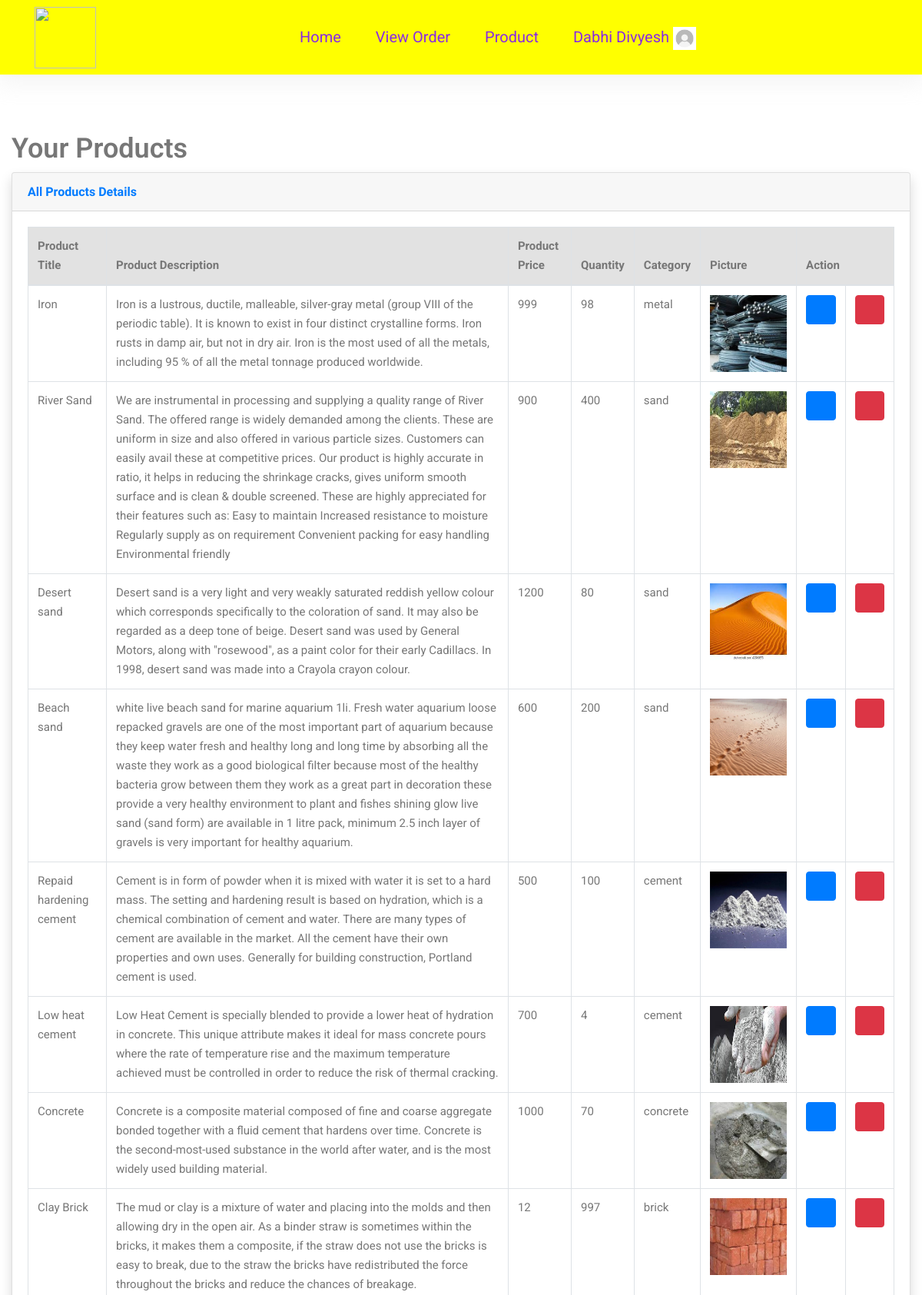
The page /seller-product/ (signed in, upper part) on the database its author committed.
### myapp/models.py (models this page shows, shortened)
class User(models.Model):
    username = models.CharField(max_length=50)
    email = models.EmailField(unique=True)
    address = models.TextField()
    mobile = models.CharField(max_length=50)
    role = models.CharField(max_length=50)
    password = models.CharField(max_length=50)
    pic = models.FileField(upload_to='profile',default='download.jpg')

class Product(models.Model):
    uid = models.ForeignKey(User,on_delete=models.CASCADE)
    name = models.CharField(max_length=100)
    des = models.TextField(null=True,blank=True)
    price = models.CharField(max_length=10)
    quantity = models.IntegerField()
    category = models.CharField(max_length=20)
    pic = models.FileField(upload_to='Products',null=True,blank=True)

### myapp/views.py (the view)
# urls.py: path('seller-product/',views.seller_product,name='seller-product'),
def seller_product(request):
    uid = User.objects.get(email=request.session['email'])
    products = Product.objects.filter(uid=uid)
    return render(request,'seller-product.html',{'uid':uid,'products':products})

### myapp/templates/seller-product.html (shortened to what this page needs)
{% extends 'header.html' %}
{% load static %}
{% block content %}
<div class="container-fluid">
    <br><br><br>
    <h1 class="h3 mb-2 text-gray-800">Your Products</h1>
    <div class="card shadow mb-4">
        <div class="card-header py-3">
            <h6 class="m-0 font-weight-bold text-primary">All Products Details</h6>
        </div>
        <div class="card-body">
            <div class="table-responsive">
                <table class="table table-bordered" id="dataTable" width="100%" cellspacing="0">
                    <thead>
                        <tr style="background-color: rgb(226, 226, 226); ">
                            <th>Product Title</th>
                            <th>Product Description</th>
                            <th>Product Price</th>
                            <th>Quantity</th>
                            <th>Category</th>
                            <th>Picture</th>
                            <th colspan="2">Action</th>
                        </tr>
                    </thead>
                    <tbody>
                        {% for pro in products %}
                       <tr>
                           <td>{{pro.name}}</td>
                           <td>{{pro.des}}</td>
                           <td>{{pro.price}}</td>
                           <td>{{pro.quantity}}</td>
                           <td>{{pro.category}}</td>
                           {% if pro.pic %}
                           <td>
                               <img src="{{pro.pic.url}}" alt="" width="100px" height="100px">
                           </td>
                           {% else %}
                           <td>No image</td>
                           {% endif %}
                           <td><a href="{% url 'edit-product' pro.id %}" rel="noopener noreferrer"><button class="btn btn-primary"><i class="fa fa-edit"></i></button></a></td>
                           <td><a href="{% url 'delete-product' pro.id %}"><button class="btn btn-danger"><i class="fa fa-trash"></i></button></a>  </td>
                       </tr>
                       {% endfor %}
                    </tbody>
                </table>
            </div>
        </div>
    </div>
</div>
{% endblock %}

### myapp/templates/header.html (shortened to what this page needs)
{% load static %}
<!DOCTYPE html>
<html lang="en">
<head>
  <link rel="stylesheet" href="{% static 'vendors/bootstrap/bootstrap.min.css' %}">
  <link rel="stylesheet" href="{% static 'vendors/fontawesome/css/all.min.css' %}">
	<link rel="stylesheet" href="{% static 'vendors/themify-icons/themify-icons.css' %}">
  <link rel="stylesheet" href="{% static 'vendors/nice-select/nice-select.css' %}">
  <link rel="stylesheet" href="{% static 'vendors/owl-carousel/owl.theme.default.min.css' %}">
  <link rel="stylesheet" href="{% static 'vendors/owl-carousel/owl.carousel.min.css' %}">
  <link rel="stylesheet" href="{% static 'css/style.css' %}">
</head>
<body>
	<header class="header_area">
    <div class="main_menu">
      <nav class="navbar navbar-expand-lg navbar-light">
        <div class="container">
          <a class="navbar-brand logo_h" href="{% url 'index' %}"><img src="{% static 'img/logo.jpg' %}" height="80px" width="80" alt=""></a>
          <div class="collapse navbar-collapse offset" id="navbarSupportedContent">
            <ul class="nav navbar-nav menu_nav ml-auto mr-auto">
              <li class="nav-item active"><a class="nav-link" href="{% url 'index' %}" style="transition: all .7s ease; text-align: center;color: blueviolet;font-size: 20px;">Home</a></li>
              {% if uid.role == 'seller' %}
              <li class="nav-item submenu dropdown">
                <a href="#" class="nav-link dropdown-toggle" data-toggle="dropdown" role="button" aria-haspopup="true"
                  aria-expanded="false" style="transition: all .7s ease; text-align: center;color: blueviolet;font-size: 20px;">View Order</a>
              </li>
              <li class="nav-item submenu dropdown">
                <a href="#" class="nav-link dropdown-toggle" data-toggle="dropdown" role="button" aria-haspopup="true"
                  aria-expanded="false" style="transition: all .7s ease; text-align: center;color: blueviolet;font-size: 20px;">Product</a>
              </li>
              <li class="nav-item submenu dropdown">
                <a href="#" class="nav-link dropdown-toggle" data-toggle="dropdown" role="button" aria-haspopup="true"
                  aria-expanded="false" style="transition: all .7s ease; text-align: center;color: blueviolet;font-size: 20px;">{{uid.username}} <img src="{{uid.pic.url}}" alt="" width="30px" height="30px"></a>
              </li>
              {% else %}
              <li class="nav-item"><a class="nav-link" href="{% url 'contact' %}">Contact</a></li>
              <li class="nav-item"><a class="nav-link" href="{% url 'login' %}">Login/Registrations</a></li>
              <li class="nav-item submenu dropdown">
              {% endif %}
            </ul>
          </div>
        </div>
      </nav>
    </div>
  </header>
<main class="site-main">
{% block content %}
{% endblock %}
</body>
</html>

### rows shown on the page
User: username "Dabhi Divyesh", pic (picture)
Product: name "Iron", des "Iron is a lustrous, ductile, malleable, silver-gray metal (group VIII of the periodic table). It is known to exist in four distinct crystalline forms. Iron rusts in damp air, but not in dry air. Iron is the most used of all the metals, including 95 % of all the metal tonnage produced worldwide.", price "999", quantity "98", category "metal", pic (picture)
Product: name "River Sand", des "We are instrumental in processing and supplying a quality range of River Sand. The offered range is widely demanded among the clients. These are uniform in size and also offered in various particle sizes. Customers can easily avail these at competitive prices. Our product is highly accurate in ratio, it helps in reducing the shrinkage cracks, gives uniform smooth surface and is clean & double screened. These are highly appreciated for their features such as: Easy to maintain Increased resistance to moisture Regularly supply as on requirement Convenient packing for easy handling Environmental friendly", price "900", quantity "400", category "sand", pic (picture)
Product: name "Desert sand", des "Desert sand is a very light and very weakly saturated reddish yellow colour which corresponds specifically to the coloration of sand. It may also be regarded as a deep tone of beige. Desert sand was used by General Motors, along with \"rosewood\", as a paint color for their early Cadillacs. In 1998, desert sand was made into a Crayola crayon colour.", price "1200", quantity "80", category "sand", pic (picture)
Product: name "Beach sand", des "white live beach sand for marine aquarium 1li. Fresh water aquarium loose repacked gravels are one of the most important part of aquarium because they keep water fresh and healthy long and long time by absorbing all the waste they work as a good biological filter because most of the healthy bacteria grow between them they work as a great part in decoration these provide a very healthy environment to plant and fishes shining glow live sand (sand form) are available in 1 litre pack, minimum 2.5 inch layer of gravels is very important for healthy aquarium.", price "600", quantity "200", category "sand", pic (picture)
Product: name "Repaid hardening cement", des "Cement is in form of powder when it is mixed with water it is set to a hard mass. The setting and hardening result is based on hydration, which is a chemical combination of cement and water. There are many types of cement are available in the market. All the cement have their own properties and own uses. Generally for building construction, Portland cement is used.", price "500", quantity "100", category "cement", pic (picture)
Product: name "Low heat cement", des "Low Heat Cement is specially blended to provide a lower heat of hydration in concrete. This unique attribute makes it ideal for mass concrete pours where the rate of temperature rise and the maximum temperature achieved must be controlled in order to reduce the risk of thermal cracking.", price "700", quantity "4", category "cement", pic (picture)
Product: name "Concrete", des "Concrete is a composite material composed of fine and coarse aggregate bonded together with a fluid cement that hardens over time. Concrete is the second-most-used substance in the world after water, and is the most widely used building material.", price "1000", quantity "70", category "concrete", pic (picture)
Product: name "Clay Brick", des "The mud or clay is a mixture of water and placing into the molds and then allowing dry in the open air. As a binder straw is sometimes within the bricks, it makes them a composite, if the straw does not use the bricks is easy to break, due to the straw the bricks have redistributed the force throughout the bricks and reduce the chances of breakage.", price "12", quantity "997", category "brick", pic (picture)
